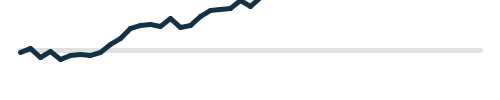
Frame 1 (no input)
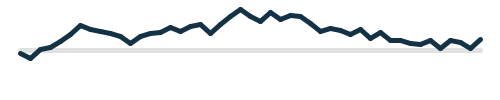
Frame 2 (the mouse pressed at the canvas centre, redrawn once)

The Processing sketch that drew these frames (run headless with seeded random() and noise(); the mouse was pressed at the canvas centre and the sketch redrawn once):

// Processing sketch: processing_116999
// ── processing_116999.pde

// the baby-step way to draw a line
// program for lectures on "The Wrong Way to Draw a Line"
// schien@mail.ncku.edu.tw

void setup() {
  size(500, 100);
  noLoop();
}

void draw() {
  background(255);
  strokeWeight(5);
  stroke(0, 30);
  line(20, 50, 480, 50);

  stroke(20, 50, 70); 
  int step = 10; 
  float ystep = 10;
  float lastx = -999; 
  float lasty = -999; 
  float y = 50; 
  int border = 20; 
  for (int x=border; x<=width-border; x+=step) { 
    ystep = random(20)-10;
    y+= ystep;
    if (lastx > -999) { 
      line(x, y, lastx, lasty);
    } 
    lastx = x; 
    lasty = y;
  }
}
